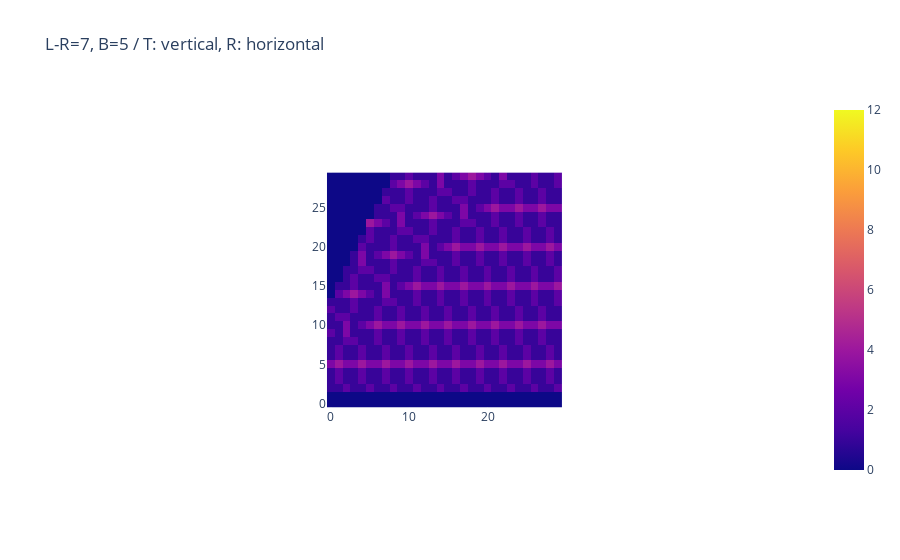
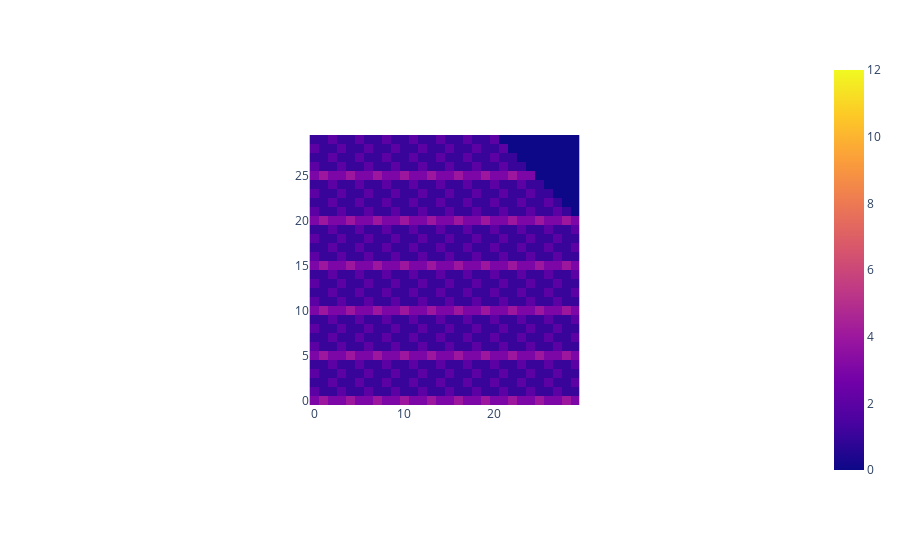
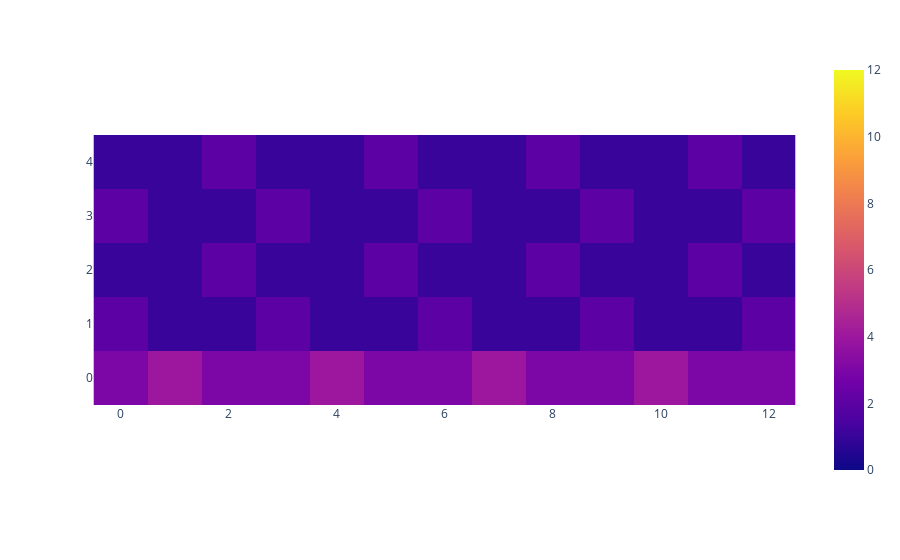

Notebook code for these charts, in order:
### Code cell
size = 30
# ---
px.imshow(
    matrix[:size, :size],
    origin="lower",
    zmax=12,
    title=f"L-R={f}, B={b} / T: vertical, R: horizontal",
).show()

# ---
shift = max(0, f - b)
tamed_matrix = []
for t in range(b,size+b):
    seq = []
    for i in range(size):
        s = t-b
        try:
            seq += [matrix[t][s + i]]
        except:
            seq += [0]
    tamed_matrix += [seq]
px.imshow(tamed_matrix, origin="lower", zmin=0, zmax=12).show()

# ---
tamed_matrix = np.array(tamed_matrix)
fig = px.imshow(
    tamed_matrix[:b,:f+b+1],
    origin="lower",
    aspect="equal",
    zmin=0,
    zmax=12,
)
fig.show()

### Figure 1 — Plotly figure (JSON) as saved in the notebook; plotly's stock layout.template omitted (floating-point values rounded to 4 significant figures; data arrays with more than 128 entries replaced by an {"elided": "..."} marker saying what was removed)
{"data": [{"coloraxis": "coloraxis", "hovertemplate": "x: %{x}<br>y: %{y}<br>color: %{z}<extra></extra>", "name": "0", "type": "heatmap", "xaxis": "x", "yaxis": "y", "z": {"elided": "30x30 int values"}}], "layout": {"autosize": true, "coloraxis": {"cmax": 12, "cmin": 0, "colorscale": [[0, "#0d0887"], [0.1111, "#46039f"], [0.2222, "#7201a8"], [0.3333, "#9c179e"], [0.4444, "#bd3786"], [0.5556, "#d8576b"], [0.6667, "#ed7953"], [0.7778, "#fb9f3a"], [0.8889, "#fdca26"], [1, "#f0f921"]]}, "title": {"text": "L-R=7, B=5 / T: vertical, R: horizontal"}, "xaxis": {"anchor": "y", "autorange": true, "constrain": "domain", "domain": [0.3387, 0.6613], "range": [-0.5, 29.5], "scaleanchor": "y"}, "yaxis": {"anchor": "x", "autorange": true, "constrain": "domain", "domain": [0, 1], "range": [-0.5, 29.5]}}}

### Figure 2 — Plotly figure (JSON) as saved in the notebook; plotly's stock layout.template omitted (floating-point values rounded to 4 significant figures; data arrays with more than 128 entries replaced by an {"elided": "..."} marker saying what was removed)
{"data": [{"coloraxis": "coloraxis", "hovertemplate": "x: %{x}<br>y: %{y}<br>color: %{z}<extra></extra>", "name": "0", "type": "heatmap", "xaxis": "x", "yaxis": "y", "z": {"elided": "30x30 int values"}}], "layout": {"autosize": true, "coloraxis": {"cmax": 12, "cmin": 0, "colorscale": [[0, "#0d0887"], [0.1111, "#46039f"], [0.2222, "#7201a8"], [0.3333, "#9c179e"], [0.4444, "#bd3786"], [0.5556, "#d8576b"], [0.6667, "#ed7953"], [0.7778, "#fb9f3a"], [0.8889, "#fdca26"], [1, "#f0f921"]]}, "margin": {"t": 60}, "xaxis": {"anchor": "y", "autorange": true, "constrain": "domain", "domain": [0.3148, 0.6852], "range": [-0.5, 29.5], "scaleanchor": "y"}, "yaxis": {"anchor": "x", "autorange": true, "constrain": "domain", "domain": [0, 1], "range": [-0.5, 29.5]}}}

### Figure 3 — Plotly figure (JSON) as saved in the notebook; plotly's stock layout.template omitted (floating-point values rounded to 4 significant figures)
{"data": [{"coloraxis": "coloraxis", "hovertemplate": "x: %{x}<br>y: %{y}<br>color: %{z}<extra></extra>", "name": "0", "type": "heatmap", "xaxis": "x", "yaxis": "y", "z": [[3, 4, 3, 3, 4, 3, 3, 4, 3, 3, 4, 3, 3], [2, 1, 1, 2, 1, 1, 2, 1, 1, 2, 1, 1, 2], [1, 1, 2, 1, 1, 2, 1, 1, 2, 1, 1, 2, 1], [2, 1, 1, 2, 1, 1, 2, 1, 1, 2, 1, 1, 2], [1, 1, 2, 1, 1, 2, 1, 1, 2, 1, 1, 2, 1]]}], "layout": {"autosize": true, "coloraxis": {"cmax": 12, "cmin": 0, "colorscale": [[0, "#0d0887"], [0.1111, "#46039f"], [0.2222, "#7201a8"], [0.3333, "#9c179e"], [0.4444, "#bd3786"], [0.5556, "#d8576b"], [0.6667, "#ed7953"], [0.7778, "#fb9f3a"], [0.8889, "#fdca26"], [1, "#f0f921"]]}, "margin": {"t": 60}, "xaxis": {"anchor": "y", "autorange": true, "constrain": "domain", "domain": [0.01852, 0.9815], "range": [-0.5, 12.5], "scaleanchor": "y"}, "yaxis": {"anchor": "x", "autorange": true, "constrain": "domain", "domain": [0, 1], "range": [-0.5, 4.5]}}}
